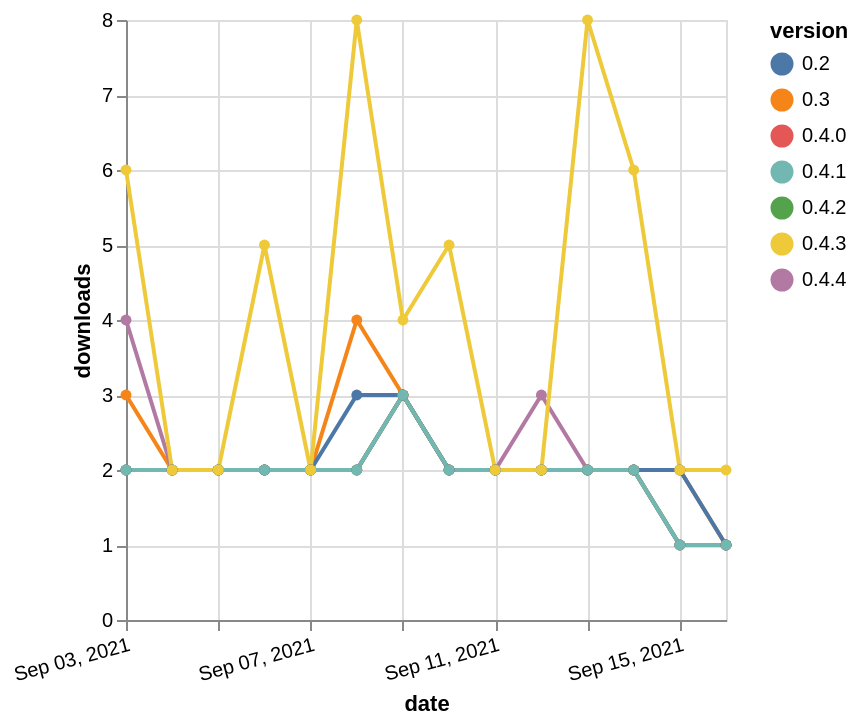

Here is the Vega-Lite specification saved for this chart:
### Vega-Lite specification from a JSON file in a GitHub repository (floating-point values rounded to 4 significant figures)
{"$schema": "https://vega.github.io/schema/vega-lite/v5.json", "description": "A simple bar chart with embedded data.", "data": {"values": [{"date": "2021-09-03", "total": 2436, "delta": 3, "version": "0.3"}, {"date": "2021-09-04", "total": 2438, "delta": 2, "version": "0.3"}, {"date": "2021-09-05", "total": 2440, "delta": 2, "version": "0.3"}, {"date": "2021-09-06", "total": 2442, "delta": 2, "version": "0.3"}, {"date": "2021-09-07", "total": 2444, "delta": 2, "version": "0.3"}, {"date": "2021-09-08", "total": 2448, "delta": 4, "version": "0.3"}, {"date": "2021-09-09", "total": 2451, "delta": 3, "version": "0.3"}, {"date": "2021-09-10", "total": 2453, "delta": 2, "version": "0.3"}, {"date": "2021-09-11", "total": 2455, "delta": 2, "version": "0.3"}, {"date": "2021-09-12", "total": 2457, "delta": 2, "version": "0.3"}, {"date": "2021-09-13", "total": 2459, "delta": 2, "version": "0.3"}, {"date": "2021-09-14", "total": 2461, "delta": 2, "version": "0.3"}, {"date": "2021-09-15", "total": 2463, "delta": 2, "version": "0.3"}, {"date": "2021-09-16", "total": 2464, "delta": 1, "version": "0.3"}, {"date": "2021-09-03", "total": 1590, "delta": 2, "version": "0.4.0"}, {"date": "2021-09-04", "total": 1592, "delta": 2, "version": "0.4.0"}, {"date": "2021-09-05", "total": 1594, "delta": 2, "version": "0.4.0"}, {"date": "2021-09-06", "total": 1596, "delta": 2, "version": "0.4.0"}, {"date": "2021-09-07", "total": 1598, "delta": 2, "version": "0.4.0"}, {"date": "2021-09-08", "total": 1600, "delta": 2, "version": "0.4.0"}, {"date": "2021-09-09", "total": 1603, "delta": 3, "version": "0.4.0"}, {"date": "2021-09-10", "total": 1605, "delta": 2, "version": "0.4.0"}, {"date": "2021-09-11", "total": 1607, "delta": 2, "version": "0.4.0"}, {"date": "2021-09-12", "total": 1609, "delta": 2, "version": "0.4.0"}, {"date": "2021-09-13", "total": 1611, "delta": 2, "version": "0.4.0"}, {"date": "2021-09-14", "total": 1613, "delta": 2, "version": "0.4.0"}, {"date": "2021-09-15", "total": 1614, "delta": 1, "version": "0.4.0"}, {"date": "2021-09-16", "total": 1615, "delta": 1, "version": "0.4.0"}, {"date": "2021-09-03", "total": 184, "delta": 4, "version": "0.4.4"}, {"date": "2021-09-04", "total": 186, "delta": 2, "version": "0.4.4"}, {"date": "2021-09-05", "total": 188, "delta": 2, "version": "0.4.4"}, {"date": "2021-09-06", "total": 190, "delta": 2, "version": "0.4.4"}, {"date": "2021-09-07", "total": 192, "delta": 2, "version": "0.4.4"}, {"date": "2021-09-08", "total": 194, "delta": 2, "version": "0.4.4"}, {"date": "2021-09-09", "total": 197, "delta": 3, "version": "0.4.4"}, {"date": "2021-09-10", "total": 199, "delta": 2, "version": "0.4.4"}, {"date": "2021-09-11", "total": 201, "delta": 2, "version": "0.4.4"}, {"date": "2021-09-12", "total": 204, "delta": 3, "version": "0.4.4"}, {"date": "2021-09-13", "total": 206, "delta": 2, "version": "0.4.4"}, {"date": "2021-09-14", "total": 208, "delta": 2, "version": "0.4.4"}, {"date": "2021-09-15", "total": 209, "delta": 1, "version": "0.4.4"}, {"date": "2021-09-16", "total": 210, "delta": 1, "version": "0.4.4"}, {"date": "2021-09-03", "total": 2259, "delta": 2, "version": "0.2"}, {"date": "2021-09-04", "total": 2261, "delta": 2, "version": "0.2"}, {"date": "2021-09-05", "total": 2263, "delta": 2, "version": "0.2"}, {"date": "2021-09-06", "total": 2265, "delta": 2, "version": "0.2"}, {"date": "2021-09-07", "total": 2267, "delta": 2, "version": "0.2"}, {"date": "2021-09-08", "total": 2270, "delta": 3, "version": "0.2"}, {"date": "2021-09-09", "total": 2273, "delta": 3, "version": "0.2"}, {"date": "2021-09-10", "total": 2275, "delta": 2, "version": "0.2"}, {"date": "2021-09-11", "total": 2277, "delta": 2, "version": "0.2"}, {"date": "2021-09-12", "total": 2279, "delta": 2, "version": "0.2"}, {"date": "2021-09-13", "total": 2281, "delta": 2, "version": "0.2"}, {"date": "2021-09-14", "total": 2283, "delta": 2, "version": "0.2"}, {"date": "2021-09-15", "total": 2285, "delta": 2, "version": "0.2"}, {"date": "2021-09-16", "total": 2286, "delta": 1, "version": "0.2"}, {"date": "2021-09-03", "total": 1259, "delta": 2, "version": "0.4.2"}, {"date": "2021-09-04", "total": 1261, "delta": 2, "version": "0.4.2"}, {"date": "2021-09-05", "total": 1263, "delta": 2, "version": "0.4.2"}, {"date": "2021-09-06", "total": 1265, "delta": 2, "version": "0.4.2"}, {"date": "2021-09-07", "total": 1267, "delta": 2, "version": "0.4.2"}, {"date": "2021-09-08", "total": 1269, "delta": 2, "version": "0.4.2"}, {"date": "2021-09-09", "total": 1272, "delta": 3, "version": "0.4.2"}, {"date": "2021-09-10", "total": 1274, "delta": 2, "version": "0.4.2"}, {"date": "2021-09-11", "total": 1276, "delta": 2, "version": "0.4.2"}, {"date": "2021-09-12", "total": 1278, "delta": 2, "version": "0.4.2"}, {"date": "2021-09-13", "total": 1280, "delta": 2, "version": "0.4.2"}, {"date": "2021-09-14", "total": 1282, "delta": 2, "version": "0.4.2"}, {"date": "2021-09-15", "total": 1283, "delta": 1, "version": "0.4.2"}, {"date": "2021-09-16", "total": 1284, "delta": 1, "version": "0.4.2"}, {"date": "2021-09-03", "total": 1365, "delta": 2, "version": "0.4.1"}, {"date": "2021-09-04", "total": 1367, "delta": 2, "version": "0.4.1"}, {"date": "2021-09-05", "total": 1369, "delta": 2, "version": "0.4.1"}, {"date": "2021-09-06", "total": 1371, "delta": 2, "version": "0.4.1"}, {"date": "2021-09-07", "total": 1373, "delta": 2, "version": "0.4.1"}, {"date": "2021-09-08", "total": 1375, "delta": 2, "version": "0.4.1"}, {"date": "2021-09-09", "total": 1378, "delta": 3, "version": "0.4.1"}, {"date": "2021-09-10", "total": 1380, "delta": 2, "version": "0.4.1"}, {"date": "2021-09-11", "total": 1382, "delta": 2, "version": "0.4.1"}, {"date": "2021-09-12", "total": 1384, "delta": 2, "version": "0.4.1"}, {"date": "2021-09-13", "total": 1386, "delta": 2, "version": "0.4.1"}, {"date": "2021-09-14", "total": 1388, "delta": 2, "version": "0.4.1"}, {"date": "2021-09-15", "total": 1389, "delta": 1, "version": "0.4.1"}, {"date": "2021-09-16", "total": 1390, "delta": 1, "version": "0.4.1"}, {"date": "2021-09-03", "total": 1499, "delta": 6, "version": "0.4.3"}, {"date": "2021-09-04", "total": 1501, "delta": 2, "version": "0.4.3"}, {"date": "2021-09-05", "total": 1503, "delta": 2, "version": "0.4.3"}, {"date": "2021-09-06", "total": 1508, "delta": 5, "version": "0.4.3"}, {"date": "2021-09-07", "total": 1510, "delta": 2, "version": "0.4.3"}, {"date": "2021-09-08", "total": 1518, "delta": 8, "version": "0.4.3"}, {"date": "2021-09-09", "total": 1522, "delta": 4, "version": "0.4.3"}, {"date": "2021-09-10", "total": 1527, "delta": 5, "version": "0.4.3"}, {"date": "2021-09-11", "total": 1529, "delta": 2, "version": "0.4.3"}, {"date": "2021-09-12", "total": 1531, "delta": 2, "version": "0.4.3"}, {"date": "2021-09-13", "total": 1539, "delta": 8, "version": "0.4.3"}, {"date": "2021-09-14", "total": 1545, "delta": 6, "version": "0.4.3"}, {"date": "2021-09-15", "total": 1547, "delta": 2, "version": "0.4.3"}, {"date": "2021-09-16", "total": 1549, "delta": 2, "version": "0.4.3"}]}, "width": "container", "mark": {"type": "line", "point": {"filled": true}}, "encoding": {"x": {"field": "date", "type": "temporal", "timeUnit": "yearmonthdate", "title": "date", "axis": {"labelAngle": -15}}, "y": {"field": "delta", "type": "quantitative", "title": "downloads"}, "color": {"field": "version", "type": "nominal"}, "tooltip": {"field": "delta"}}}
